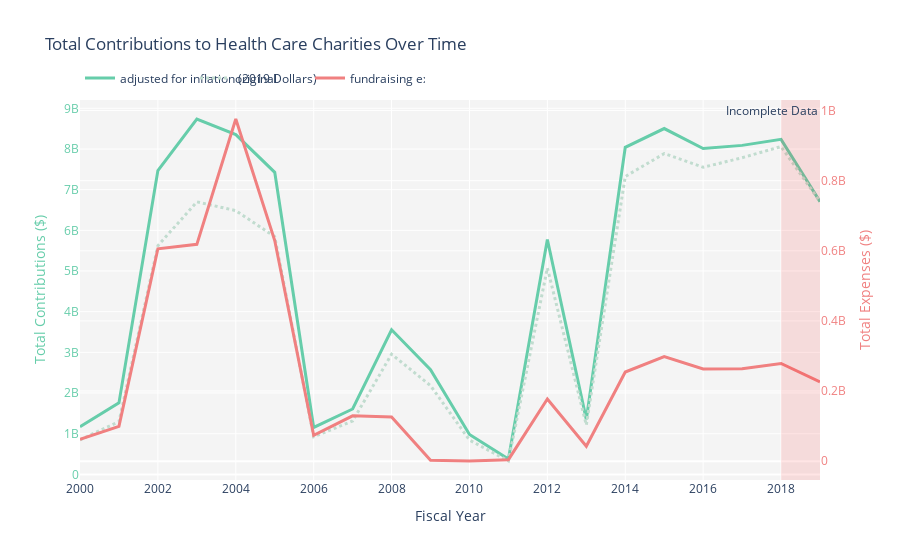

The notebook cell this image was saved under:
### Code cell
fig = go.Figure()

line1 = go.Scatter(x=total_conts_adj['FISYR'], y=total_conts_adj[CONT_COL], name='adjusted for inflation ('
                   + str(int(max(total_conts['FISYR'].tolist()))) + ' Dollars)', yaxis='y1',
                   line = dict(color = ('mediumaquamarine'), width = 3))
line2 = go.Scatter(x=total_conts['FISYR'], y=total_conts[CONT_COL], name='original', yaxis='y1',
                   line = dict(color = ('rgba(193, 220, 207, 1)'), width = 3, dash='dot'))
line3 = go.Scatter(x=fund_exp['FISYR'], y=fund_exp['SOLICIT'], name='fundraising expenses', yaxis='y2',
                   line = dict(color = ('lightcoral'), width = 3))

fig.add_trace(line1)
fig.add_trace(line2)
fig.add_trace(line3)
fig.add_vrect(x0=max(total_conts['FISYR'].tolist()) - 1, x1=max(total_conts['FISYR'].tolist()), 
              annotation= dict(text="Incomplete Data"),
              fillcolor="red", opacity=0.1, line_width=0, name="incomplete data")

fig.update_layout(
    title='Total Contributions to Health Care Charities Over Time',
    xaxis_title='Fiscal Year',
    yaxis_title='Total Contributions',
    plot_bgcolor='rgba(200, 200, 200, 0.2)',
    legend=dict(
        orientation="h",
        entrywidth=70,
        yanchor="bottom",
        y=1.02,
        xanchor="left",
        x=0),
    yaxis=dict(
        title="Total Contributions ($)",
        titlefont=dict(color="mediumaquamarine"),
        tickfont=dict(color="mediumaquamarine")),
    yaxis2=dict(
        title="Total Expenses ($)",
        overlaying="y",
        side="right",
        titlefont=dict(color="lightcoral"),
        tickfont=dict(color="lightcoral"))
    ) 
fig.show()

### Figure 1 — Plotly figure (JSON) as saved in the notebook; plotly's stock layout.template omitted (floating-point values rounded to 4 significant figures)
{"data": [{"line": {"color": "mediumaquamarine", "width": 3}, "name": "adjusted for inflation (2019 Dollars)", "type": "scatter", "x": [2000, 2001, 2002, 2003, 2004, 2005, 2006, 2007, 2008, 2009, 2010, 2011, 2012, 2013, 2014, 2015, 2016, 2017, 2018, 2019], "y": [1171000000.0, 1758000000.0, 7470000000.0, 8737000000.0, 8353000000.0, 7426000000.0, 1154000000.0, 1608000000.0, 3554000000.0, 2575000000.0, 979900000.0, 379600000.0, 5775000000.0, 1352000000.0, 8041000000.0, 8502000000.0, 8010000000.0, 8088000000.0, 8237000000.0, 6705395538], "yaxis": "y"}, {"line": {"color": "rgba(193, 220, 207, 1)", "dash": "dot", "width": 3}, "name": "original", "type": "scatter", "x": [2000, 2001, 2002, 2003, 2004, 2005, 2006, 2007, 2008, 2009, 2010, 2011, 2012, 2013, 2014, 2015, 2016, 2017, 2018, 2019], "y": [849849185, 1298206677, 5620710287, 6700126913, 6484903638, 5842907400, 924130156, 1312487854, 2954499365, 2182312683, 843265771, 329186251, 5074644218, 1212245367, 7323134310, 7886987593, 7549358227, 7784876695, 8059342180, 6705395538], "yaxis": "y"}, {"line": {"color": "lightcoral", "width": 3}, "name": "fundraising expenses", "type": "scatter", "x": [2000, 2001, 2002, 2003, 2004, 2005, 2006, 2007, 2008, 2009, 2010, 2011, 2012, 2013, 2014, 2015, 2016, 2017, 2018, 2019], "y": [62422871, 99046788, 605876371, 618413847, 975985460, 629393110, 73535377, 129263745, 126308070, 2303156, 447310, 4222854, 177372848, 42377885, 254292397, 298412035, 262848096, 263942288, 278627107, 226285729], "yaxis": "y2"}], "layout": {"annotations": [{"showarrow": false, "text": "Incomplete Data", "x": 2019, "xanchor": "right", "xref": "x", "y": 1, "yanchor": "top", "yref": "y domain"}], "autosize": true, "legend": {"entrywidth": 70, "orientation": "h", "x": 0, "xanchor": "left", "y": 1.02, "yanchor": "bottom"}, "plot_bgcolor": "rgba(200, 200, 200, 0.2)", "shapes": [{"fillcolor": "red", "line": {"width": 0}, "name": "incomplete data", "opacity": 0.1, "type": "rect", "x0": 2018, "x1": 2019, "xref": "x", "y0": 0, "y1": 1, "yref": "y domain"}], "title": {"text": "Total Contributions to Health Care Charities Over Time"}, "xaxis": {"autorange": true, "range": [2000, 2019], "title": {"text": "Fiscal Year"}, "type": "linear"}, "yaxis": {"autorange": true, "range": [-137900000.0, 9204000000.0], "tickfont": {"color": "mediumaquamarine"}, "title": {"font": {"color": "mediumaquamarine"}, "text": "Total Contributions ($)"}, "type": "linear"}, "yaxis2": {"autorange": true, "overlaying": "y", "range": [-53750000.0, 1030000000.0], "side": "right", "tickfont": {"color": "lightcoral"}, "title": {"font": {"color": "lightcoral"}, "text": "Total Expenses ($)"}, "type": "linear"}}}
